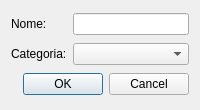
<?xml version="1.0" encoding="UTF-8"?>
<ui version="4.0">
 <class>RimuoviProdottoDialog</class>
 <widget class="QDialog" name="RimuoviProdottoDialog">
  <property name="geometry">
   <rect>
    <x>0</x>
    <y>0</y>
    <width>200</width>
    <height>110</height>
   </rect>
  </property>
  <property name="minimumSize">
   <size>
    <width>200</width>
    <height>110</height>
   </size>
  </property>
  <property name="maximumSize">
   <size>
    <width>400</width>
    <height>220</height>
   </size>
  </property>
  <property name="windowTitle">
   <string>Rimuovi prodotto</string>
  </property>
  <layout class="QGridLayout" name="gridLayout">
   <item row="0" column="0">
    <widget class="QLabel" name="label">
     <property name="text">
      <string>Nome:</string>
     </property>
    </widget>
   </item>
   <item row="0" column="1">
    <widget class="QLineEdit" name="lineEdit">
     <property name="clearButtonEnabled">
      <bool>true</bool>
     </property>
    </widget>
   </item>
   <item row="1" column="0">
    <widget class="QLabel" name="label_2">
     <property name="text">
      <string>Categoria:</string>
     </property>
    </widget>
   </item>
   <item row="1" column="1">
    <widget class="QComboBox" name="comboBox"/>
   </item>
   <item row="2" column="0" colspan="2">
    <widget class="QDialogButtonBox" name="buttonBox">
     <property name="orientation">
      <enum>Qt::Horizontal</enum>
     </property>
     <property name="standardButtons">
      <set>QDialogButtonBox::Cancel|QDialogButtonBox::Ok</set>
     </property>
    </widget>
   </item>
  </layout>
 </widget>
 <resources/>
 <connections>
  <connection>
   <sender>buttonBox</sender>
   <signal>accepted()</signal>
   <receiver>RimuoviProdottoDialog</receiver>
   <slot>accept()</slot>
   <hints>
    <hint type="sourcelabel">
     <x>248</x>
     <y>254</y>
    </hint>
    <hint type="destinationlabel">
     <x>157</x>
     <y>274</y>
    </hint>
   </hints>
  </connection>
  <connection>
   <sender>buttonBox</sender>
   <signal>rejected()</signal>
   <receiver>RimuoviProdottoDialog</receiver>
   <slot>reject()</slot>
   <hints>
    <hint type="sourcelabel">
     <x>316</x>
     <y>260</y>
    </hint>
    <hint type="destinationlabel">
     <x>286</x>
     <y>274</y>
    </hint>
   </hints>
  </connection>
 </connections>
</ui>
